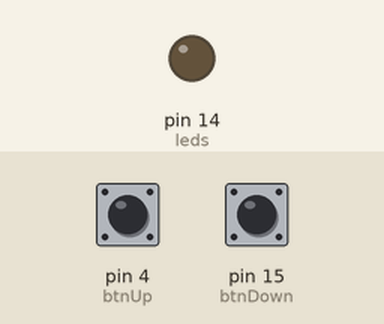
A sketch run on a simulated Arduino Uno, built with avr-gcc and run on an emulated ATmega328P. On the bench: output pins drawn as LEDs (lit = HIGH). Dashed ring = blinking. Inputs (shaded band) come from the test bench; at power-on: pin 4 (btnUp) HIGH, pin 15 (btnDown) LOW.

Above: at 1.2 s.
1.3 s: pin 4 (btnUp) pulled LOW for 3.2 s
At 4.6 s:
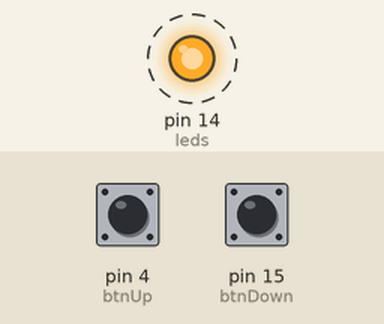
6.0 s: pin 15 (btnDown) pulled HIGH for 0.15 s
At 7.1 s:
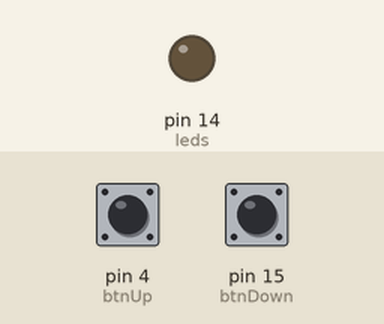
7.6 s: pin 4 (btnUp) pulled LOW for 0.15 s
At 8.3 s:
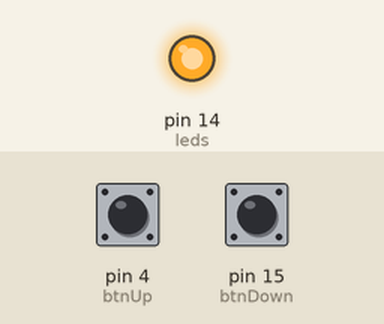
Timing chart, 0 to 10.6 s (numbered marks = the images above; inputs shaded):
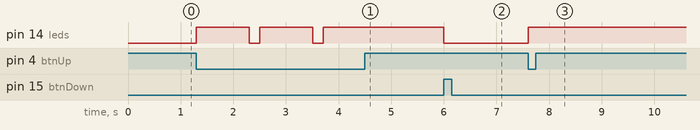

The sketch:

practice3.ino
```cpp
// Definimos pines de los botones y leds.
#define btnUp 4 // btn 1.
#define btnDown 15 // btn 2.

#define led1 14
#define led2 27
#define led3 26
#define led4 25
#define led5 33

const int leds[5] = {led1, led2, led3, led4, led5};

long timeCounter = 0;
const int timeThreshold = 200;
int idx = 0;

void LedsOff() {
  for (int i = 0; i < 5; i++) {
    digitalWrite(leds[i], LOW);
  }
}

void setup() {
  pinMode(btnUp, INPUT);
  pinMode(btnDown, INPUT);

  for (int i = 0; i < 5; i++) {
    pinMode(leds[i], OUTPUT);
  }
}

void loop() {
  // Leer si los botones son presionados.
  int in_up = digitalRead(btnUp);
  int in_down = digitalRead(btnDown);

  if (in_up == LOW) {
    if (millis() > timeCounter + timeThreshold) {
      if (idx > 4) { // Si es el ultimo led reiniciamos el index y apagamos todos los leds.
        LedsOff();
        idx = 0;
      } else { // Si no encendemos el siguiente led.
        digitalWrite(leds[idx], HIGH);
        idx++;
      }
      timeCounter = millis();
    }
  }

  if (in_down == HIGH) {
    if (millis() > timeCounter + timeThreshold) { // Si apretamos el segundo boton apagamos todos los leds.
      LedsOff();
      idx = 0;
      timeCounter = millis();
    }
  }


}
```

Measured:
- after the input at 1.3 s, pin 14 (leds): alternates HIGH for 1.0 s and LOW for 0.20 s, 5 changes in all, then stays HIGH, starting at once
- after the input at 6.0 s, pin 14 (leds): HIGH → LOW at once
- after the input at 7.6 s, pin 14 (leds): LOW → HIGH at once
